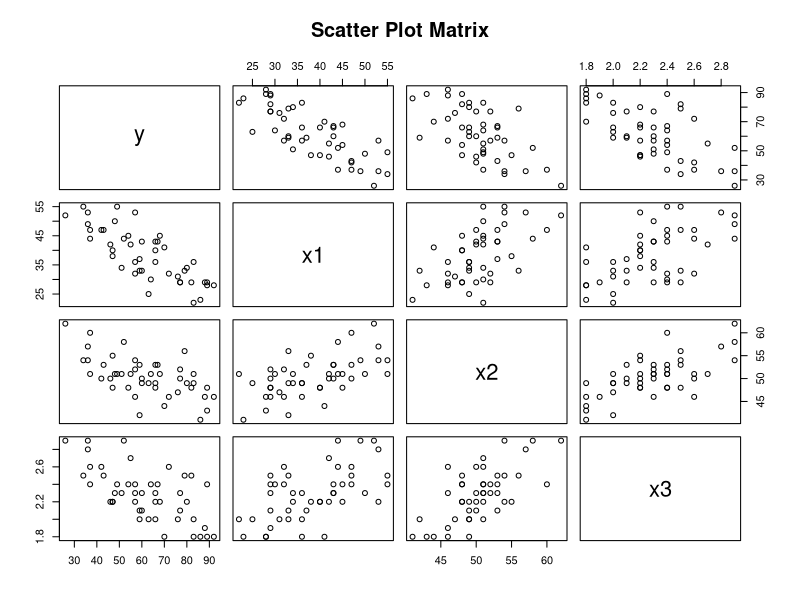
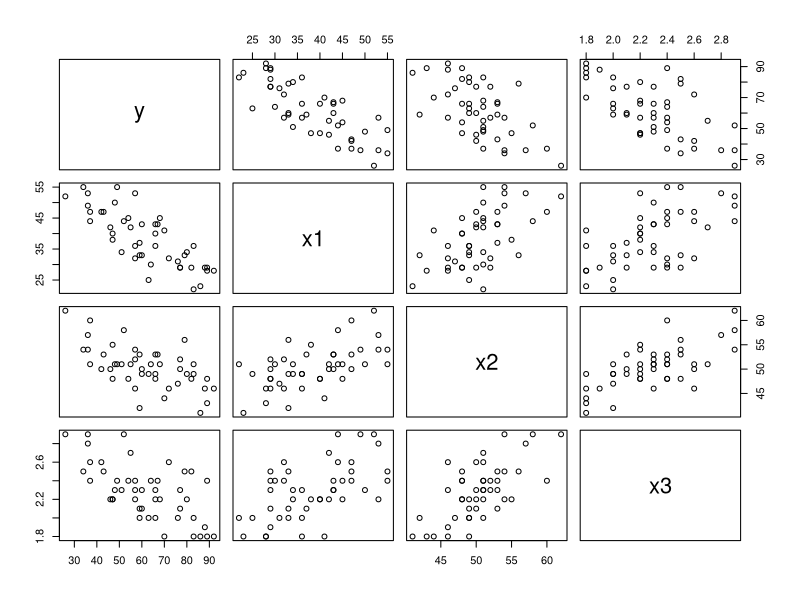
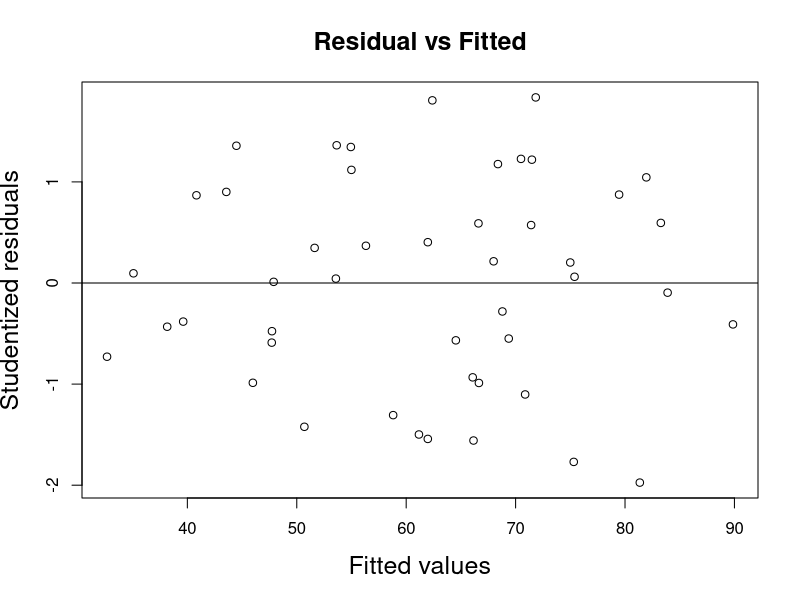
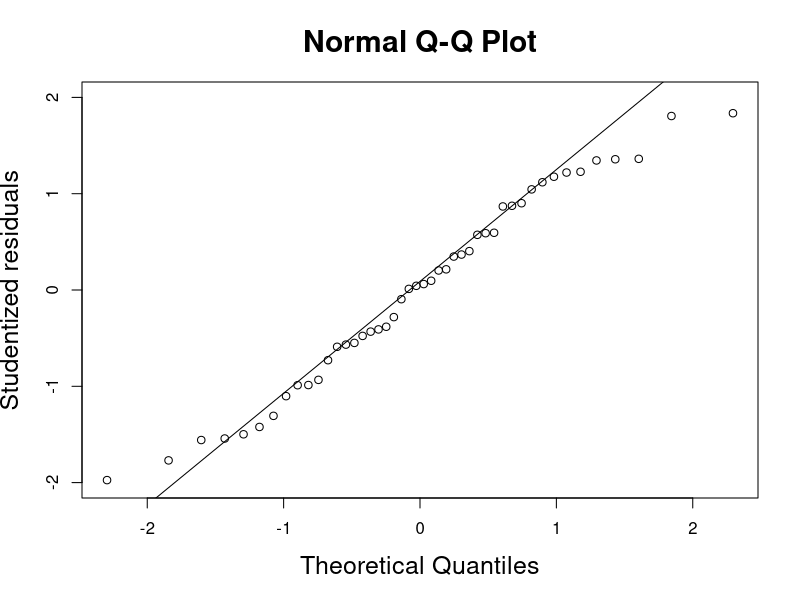

Write R code to recreate these figures, in order. (Note: this script raises an error after producing the figures.)
install.packages("MASS");library(MASS)
#1(a)
a=read.table("patient.txt",header = TRUE)
a

pairs(a,main="Scatter Plot Matrix")
cor(a$y,a$x1)
cor(a$y,a$x2)
cor(a$y,a$x3)
cor(a$x1,a$x2)
cor(a$x1,a$x3)
cor(a$x2,a$x3)

#1(h)(g)
lm.reg=lm(data=a, y~x1+x2+x3)
predict.lm(lm.reg, newdata=data.frame(x1=35, x2=45, x3=2.2),
           interval = "confidence")
predict.lm(lm.reg, newdata=data.frame(x1=35, x2=45, x3=2.2),
           interval = "prediction")
#1(c)
lm.reg=lm(data=a, y~x1+x2+x3)
summary(lm.reg)
confint(lm.reg)

qchisq(0.025,42)
qchisq(0.975,42)
42*(10.06^2)/qchisq(0.025,42)
42*(10.06^2)/qchisq(0.975,42)


#1(d)
a=read.table("patient.txt",header = TRUE)
lm.reg=lm(data=a, y~x1+x2+x3)
summary(lm.reg)

#1(f)
## for testing H0: beta1=beta2=beta3=0
ls.fit0=lm(data=a,y~1)
ls.fit=lm(data=a,y~x1+x2+x3)
anova(ls.fit0,ls.fit)
# cheking correlation betw vars
pairs(data=a,~y+x1+x2+x3)
lm(data=a,x1~x2+x3)

## check assumption
## (l) ##
# install.packages("MASS");library(MASS)
# install.packages("lmtest");library(lmtest)
install.packages("MASS")
library(MASS)
install.packages("lmtest")
install.packages("nortest")
library(nortest)
library(lmtest)
library(base)
## fit vs res ##

plot(lm.reg$fitted.values ,studres(lm.reg),xlab="Fitted values",
     ylab="Studentized residuals",
     main="Residual vs Fitted",cex.lab=1.5,cex.main=1.5) 
abline(h=0);abline(h=3,lty=2);abline(h=-3,lty=2)

## res QQ ##
qqnorm(studres(lm.reg),ylab="Studentized residuals",
       ylim=c(-2,2),cex.lab=1.5,cex.main=1.8)
qqline(studres(lm.reg))

## Shapiro -Wilk test
shapiro.test(studres(lm.reg))

#2(a)
setwd("/Users/cainaiqing/Desktop/601/hw4")
a=read.table("patient.txt",header = TRUE)
m=lm(a$y~a$x2)
m
summary(m)
confint(m)
t.test()

qt(0.025,44)
qt(0.975,44)

#2(b)
install.packages("car")
library(car)
a=read.table("patient.txt",header = TRUE)
lm.reg=lm(data=a, y~x1+x2+x3)
vif(lm.reg)


#2(c)
# SSR(X1) & SSR(X1|X3)
anova(lm(data=a,y~x1))
anova(lm(data=a,y~x3+x1))
# SS(X1|X2)

anova(lm(data=a,y~x2+x1))

anova(lm(data=a,y~x2));
anova(lm(data=a,y~x1+x2))

# SS(X3|X1,X2)
anova(lm(data=a,y~x1+x2+x3)) ; anova(lm(data=a,y~x1+x2))

# SSR dep on order of explanatory variables # different SSR comes from diff order
anova(lm(data=a,y~x1+x2+x3))
anova(lm(data=a,y~x2+x1+x3))
anova(lm(data=a,y~x3+x2+x1))


#2(d)
install.packages("leaps")
library(leaps)
my.regsub <- function(matrix,y,nbest,method,nvmax=8){
  temp <- regsubsets(matrix,y,nbest=nbest,method=method,nvmax=nvmax)
  temp.mat <- cbind(summary(temp)$which,
                    summary(temp)$rsq,summary(temp)$rss,
                    summary(temp)$adjr2,summary(temp)$cp,
                    summary(temp)$bic)
  dimnames(temp.mat)[[2]] <- c(dimnames(summary(temp)$which)[[2]],
                               "rsq", "rss", "adjr2", "cp", "bic")
  return(temp.mat)
}

my.regsub(a[,2:4],y=a[,1],nbest=1,method="exhaustive")

my.regsub(a[,2:4],y=a[,1], nbest = 4,method = "exhaustive")

#2(f)
fit=lm(data=a,y~x1+x2+x3)
step(fit,direction = "backward",trace=1)
fitm=lm(data=a,y~x1+x3)
summary(fitm)

#2(g)
n=46
fit=lm(data=a,y~x1+x2+x3)
step(fit,direction = "backward",trace=1,k=log(n))
fitm=lm(data=a,y~x1+x3)
summary(fitm)

#4(a)
b=read.table("softdrink.txt",header = TRUE)
b
pairs(b,main="Scatter Plot Matrix")
cor(b$y,b$x1)
cor(b$y,b$x2)
cor(b$x1,b$x2)
4(b)
lm.reg=lm(b$y~b$x1+b$x2)
summary(lm.reg)

#4(d)
index=1:length(b$x1)
par(mfrow=c(1,1))
plot(data=b,lm.reg$fitted, stdres(lm.reg), xlab="Fitted values",
     ylab="Internally studentized residual",cex.lab=1.5) 
abline(h=0, lty=2)
text(data=b,lm.reg$fitted, stdres(lm.reg), labels=index, cex=1, pos=2)
plot(data=b,lm.reg$fitted, studres(lm.reg), type = "h", xlab="Fitted values",
     ylab="Externally studentized residual",cex.lab=1.5)
abline(h=c(0,-3,3), lty=2)
text(data=b,lm.reg$fitted, studres(lm.reg), labels=index, cex=1, pos=2)

#4(e)
## leverage 
lm.reg.hats = hatvalues(data=b,lm.reg)
plot(lm.reg.hats, type = "h", ylab = "Leverage",cex.lab=1.5) 
text(lm.reg.hats, labels = index, cex = 1) 
abline(h=2*4/19, lty = 2) # h=2 times p / n =2 times 4 / 19

## DFFITS

lm.reg.dffits = dffits(lm.reg)
plot(lm.reg.dffits, type = "h", ylab = "DFFITS", ylim = c(-2.5,4.5),cex.lab=1.5) 
text(lm.reg.dffits, labels = index, cex = 0.8, pos = 1)
abline(h = c(-1,-2*sqrt(4/19), 0, 2*sqrt(4/19), 1), lty = 2) # specify your own h 

## cook's distance
lm.reg.cooksD = cooks.distance(lm.reg)
plot(lm.reg.cooksD, type = "h", ylab="Cook's Distance",ylim=c(0,2),cex.lab=1.5) 
text(lm.reg.cooksD, labels = index, cex = 1)
abline(h=qf(0.50,4,15), lty=2) #check whether D_i > f_0.5,p,n-p

## dfbetas
lm.reg.dfbetas = dfbetas(lm.reg)
plot(lm.reg.dfbetas[,1], type = "h", ylab = "DFBETAS", xlab = "Index", main = "Intercept",cex.lab=1.5,cex.main=1.5) 
text(lm.reg.dfbetas[,1], labels = index, cex = 0.8)
abline(h=c(-1, -2/sqrt(19), 0, 2/sqrt(19), 1), lty = 2) # specify your own threshold

#4(f)
b_new=read.table("softdrink_new.txt",header = TRUE)
lm.reg=lm(data=b_new,y~x1+x2)
summary(lm.reg)

#
betalamda=function(model,lamda){
  y=model$model[,1] 
  x=as.matrix(rep(1,nrow(model$model)),model$model[,2:ncol(model$model)]) 
  betahat=solve(t(x)%*%x+diag(lamda))%*%t(x)%*%y
  return(betahat)
}

penalize <- function(model,lambda) {
  if (length(model$coefficients) != length(lambda)) {
    return("lambda should have the same parameter length as the model coefficients!")
  }
  x_l <- rbind(model.matrix(model),diag(lambda))
  y_l <- c(as.vector(model$residuals+model$fitted.values),rep(0,length(lambda)))
  beta_l <- solve(t(x_l)%*%x_l)%*%t(x_l)%*%y_l
  return(beta_l)
}

penalize <- function(model,lambda) {
  if (length(model$coefficients) != length(lambda)) {
    return("lambda should have the same parameter length as the model coefficients!")
  }
  x<- rbind(model.matrix(model),diag(lambda))
  y<- c(as.vector(model$residuals+model$fitted.values),rep(0,length(lambda)))
  betalambda<- solve(t(x)%*%x)%*%t(x)%*%y
  return(betalambda)
}

rle(c(1,1,2,2,2,3,4))
rle(c(1,2,2,2,1,3,4))
